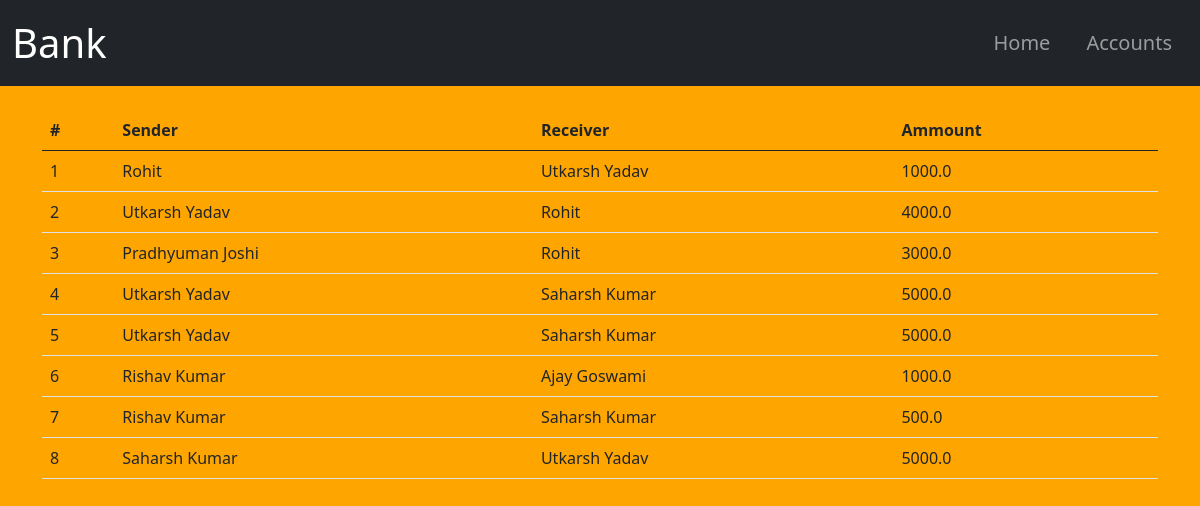
The page /history/ on the database its author committed.
### app/models.py (models this page shows, shortened)
class TransferHistory(models.Model):
    sender = models.ForeignKey(Customer, on_delete=models.CASCADE, related_name='transfer_history')
    receiver = models.ForeignKey(Customer, on_delete=models.CASCADE, related_name='tranfer_history')
    amount = models.FloatField()

class Customer(models.Model):
    name = models.CharField(max_length=30)
    email = models.EmailField(max_length=255)
    balance = models.FloatField()
    is_active = models.BooleanField(default=True)
    def __str__(self):
        return self.name

### app/views.py (the view)
# urls.py: path('history/', views.history, name="transferHistory"),
def history(req):
    transfer_history = TransferHistory.objects.all()
    context = {'history': transfer_history}
    return render(req, 'app/history.html', context)

### app/templates/app/history.html
{% extends 'app/layout.html' %}
{% load static %}
{% block navbar %}
    <a class="nav-link" href="{% url 'home' %}" style="margin-right: 20px;">Home</a>
    <a class="nav-link" href="{% url 'accounts' %}">Accounts</a>
{% endblock %}
{% block body %}
    <div class="container">
        <table class="table mt-4">
            <thead>
                <tr>
                    <th scope="col">#</th>
                    <th scope="col">Sender</th>
                    <th scope="col">Receiver</th>
                    <th scope="col">Ammount</th>
                </tr>
            </thead>
            <tbody>
                {% for record in history %}
                    <tr>
                        <td>{{forloop.counter}}</td>
                        <td>{{record.sender}}</td>
                        <td>{{record.receiver}}</td>
                        <td>{{record.amount}}</td>
                    </tr>
                {% endfor%}
            </tbody>
        </table>
    </div>
{% endblock %}

### app/templates/app/layout.html (style rules this page uses)
body { background-color: orange; }

### rows shown on the page
TransferHistory: sender "Rohit", receiver "Utkarsh Yadav", amount "1000.0"
TransferHistory: sender "Utkarsh Yadav", receiver "Rohit", amount "4000.0"
TransferHistory: sender "Pradhyuman Joshi", receiver "Rohit", amount "3000.0"
TransferHistory: sender "Utkarsh Yadav", receiver "Saharsh Kumar", amount "5000.0"
TransferHistory: sender "Utkarsh Yadav", receiver "Saharsh Kumar", amount "5000.0"
TransferHistory: sender "Rishav Kumar", receiver "Ajay Goswami", amount "1000.0"
TransferHistory: sender "Rishav Kumar", receiver "Saharsh Kumar", amount "500.0"
TransferHistory: sender "Saharsh Kumar", receiver "Utkarsh Yadav", amount "5000.0"
